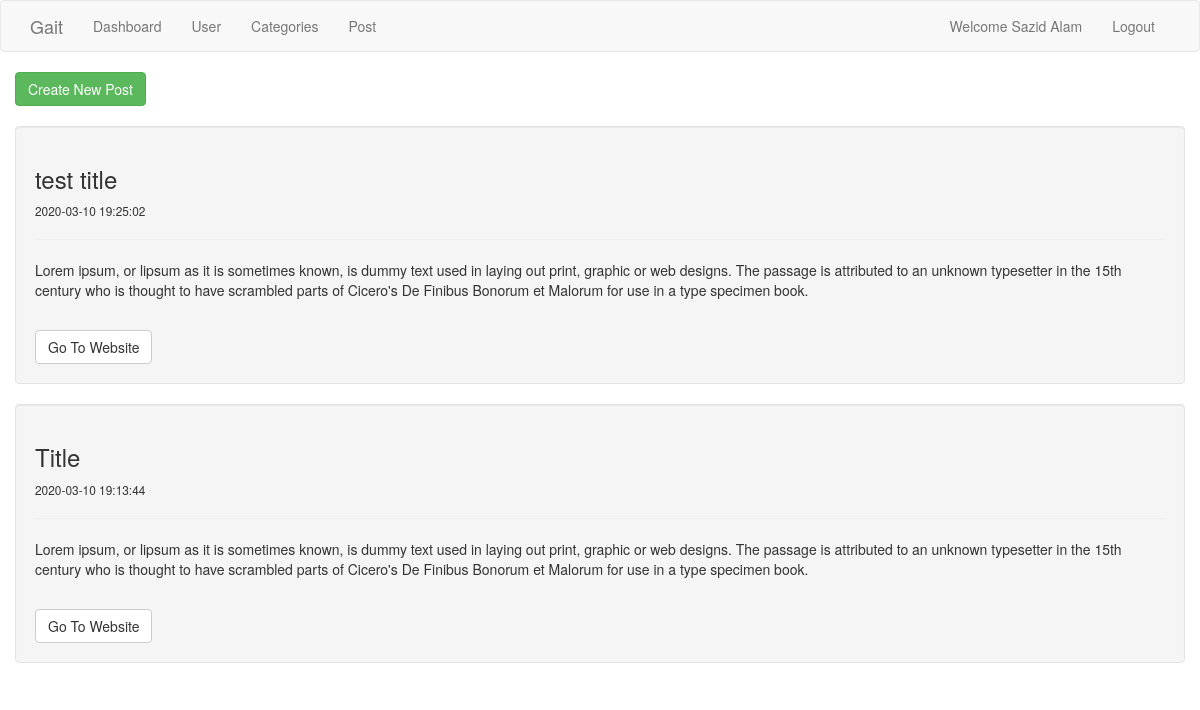
The page /shares (signed in) on the database its author committed.
### tables this page shows
CREATE TABLE IF NOT EXISTS `shares` (
  `id` int(11) NOT NULL AUTO_INCREMENT,
  `user_id` int(11) NOT NULL,
  `title` varchar(255) NOT NULL,
  `body` text NOT NULL,
  `link` varchar(255) NOT NULL,
  `create_date` datetime NOT NULL DEFAULT CURRENT_TIMESTAMP,
  PRIMARY KEY (`id`)
);

### controllers/shares.php (called while the page is built, shortened)
<?php
class Shares extends Controller{
	protected function Index(){
		$viewmodel = new ShareModel();
		$this->returnView($viewmodel->Index(), true);
	}
}

### classes/Model.php (called while the page is built, shortened)
<?php
abstract class Model{
	protected $dbh;
	protected $stmt;
	public function __construct(){
		$this->dbh = new PDO("mysql:host=".DB_HOST.";dbname=".DB_NAME, DB_USER, DB_PASS);
	}
	public function query($query){
		$this->stmt = $this->dbh->prepare($query);
	}
	public function execute(){
		$this->stmt->execute();
	}
	public function resultSet(){
		$this->execute();
		return $this->stmt->fetchAll(PDO::FETCH_ASSOC);
	}
}

### models/share.php (called while the page is built, shortened)
<?php
class ShareModel extends Model{
	public function Index(){
		$this->query('SELECT * FROM shares ORDER BY create_date DESC');
		$rows = $this->resultSet();
		return $rows;
	}
}

### views/shares/index.php (the view)
<div>
	<?php if(isset($_SESSION['is_logged_in'])) : ?>
	<a class="btn btn-success btn-share" href="<?php echo ROOT_PATH; ?>shares/add">Create New Post</a>
	<?php foreach($viewmodel as $item) : ?>
		<div class="well">
			<h3><?php echo $item['title']; ?></h3>
			<small><?php echo $item['create_date']; ?></small>
			<hr />
			<p><?php echo $item['body']; ?></p>
			<br />
			<a class="btn btn-default" href="<?php echo $item['link']; ?>" target="_blank">Go To Website</a>
		</div>
	<?php endforeach; ?>
	<?php endif; ?>
</div>

### assets/css/style.css (style rules this page uses)
.btn-share { margin-bottom:20px; }

### rows shown on the page
shares: title "test title", create_date "2020-03-10 19:25:02", body "Lorem ipsum, or lipsum as it is sometimes known, is dummy text used in laying out print, graphic or web designs. The passage is attributed to an unknown typesetter in the 15th century who is thought to have scrambled parts of Cicero's De Finibus Bonorum et Malorum for use in a type specimen book."
shares: title "Title", create_date "2020-03-10 19:13:44", body "Lorem ipsum, or lipsum as it is sometimes known, is dummy text used in laying out print, graphic or web designs. The passage is attributed to an unknown typesetter in the 15th century who is thought to have scrambled parts of Cicero's De Finibus Bonorum et Malorum for use in a type specimen book."

### other values the page prints
$_SESSION['user_data']['name'] "Sazid Alam"
